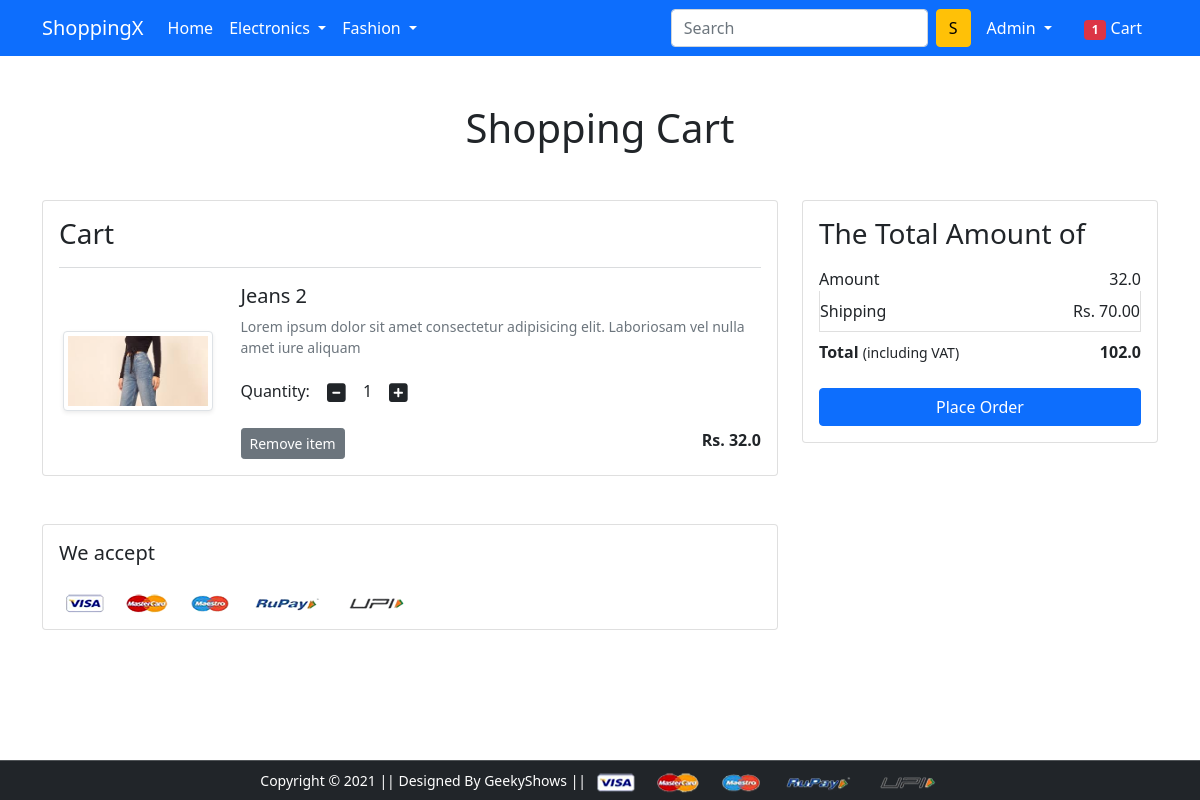
The app's page /cart/ (signed in) with its own data.
### app/models.py (models this page shows, shortened)
class Cart(models.Model):
    user = models.ForeignKey(User, on_delete=models.CASCADE)
    product = models.ForeignKey(Product, on_delete=models.CASCADE)
    quantity = models.PositiveIntegerField(default=1)

class Product(models.Model):
    title = models.CharField(max_length=30)
    selling_price = models.FloatField()
    discount_price = models.FloatField()
    description = models.TextField()
    brand = models.CharField(max_length=30)
    category = models.CharField(choices=CATEGORY_CHOICES, max_length=2)
    product_image = models.ImageField(upload_to='productimg')

### app/views.py (the view)
# urls.py: path('cart/', views.show_cart, name='showcart'),
@login_required
def show_cart(request):
    totalItem = 0
    if request.user.is_authenticated:
        user = request.user
        cart = Cart.objects.filter(user=user)
        amount = 0.0
        shipping_amount = 70.0
        total_amount = 0.0
        cart_products = [ p for p in Cart.objects.all() if p.user == user]
        if cart_products:
            for cart_product in cart_products:
                amount = amount + (cart_product.product.discount_price*cart_product.quantity)
            total_amount = amount + shipping_amount
            totalItem = len(Cart.objects.filter(user=request.user))
            return render(request, 'app/addtocart.html', {'carts':cart,'amount':amount,'total_amount':total_amount, 'totalItem':totalItem})
        else:
            totalItem = len(Cart.objects.filter(user=request.user))
            return render(request, 'app/emptycart.html',{'totalItem':totalItem})

### app/templates/app/addtocart.html (shortened to what this page needs)
{% extends 'app/base.html' %}
{% load static %}
{% block main-content %}
<div class="container my-5">
 <div class="row">
  <h1 class="text-center mb-5">Shopping Cart</h1>
  <div class="col-sm-8">
  <div class="card">
   <div class="card-body">
    <h3>Cart</h3>
    {% for cart in carts %}
    <hr class="text-muted">
    <div class="row">
     <div class="col-sm-3 text-center align-self-center"><img src="{{cart.product.product_image.url}}" srcset="" class="img-fluid img-thumbnail shadow-sm" height="150" width="150"> </div>
     <div class="col-sm-9">
      <div>
       <h5>{{cart.product.title}}</h5>
       <p class="mb-2 text-muted small">{{cart.product.description}}</p>
       <div class="my-3">
        <label for="quantity">Quantity: </label>
        <a class="minus-cart btn" pid="{{cart.product.id}}"><i class="fas fa-minus-square fa-lg"></i></a>
          <span id="quantity">{{cart.quantity}}</span>
        <a class="plus-cart btn" pid="{{cart.product.id}}"><i class="fas fa-plus-square fa-lg"></i></a>
       </div>
       <div class="d-flex justify-content-between">
        <a class="remove-cart btn btn-sm btn-secondary mr-3" pid="{{cart.product.id}}">Remove item </a>
        <p class="mb-0"><span><strong>Rs. {{cart.product.discount_price}}</strong></span></p>
       </div>
      </div>
     </div>
    </div>
    {% endfor %}
   </div>
   </div>
  </div>
  <div class="col-sm-4">
   <div class="card">
    <div class="card-body">
      <h3>The Total Amount of</h3>
      <ul class="list-group">
       <li class="list-group-item d-flex justify-content-between align-items-center border-0 px-0 pb-0">Amount<span id='amount'>{{amount}}</span></li>
       <li class="list-group-item d-flex justify-content-between align-items-center px-0">Shipping<span>Rs. 70.00</span></li>
       <li class="list-group-item d-flex justify-content-between align-items-center border-0 px-0 mb-3">
        <div>
           <strong>Total</strong> <small>(including VAT)</small>
         </div>
         <span><strong><strong id='totalamount'>{{total_amount}}</strong></strong></span>
       </li>
      </ul>
      <div class="d-grid"><a href="{% url 'checkout' %}" class="btn btn-primary">Place Order</a></div>
    </div>
   </div>
  </div>
 </div>
</div>
<div class="container">
 <div class="row">
  <div class="col-sm-8">
   <div class="card">
    <div class="card-body">
      <h5 class="mb-4">We accept</h5>
      <img src="{% static 'app/images/payment.png' %}" alt="" class="img-fluid">
    </div>
  </div>
  </div>
 </div>
</div>
{% endblock main-content %}

### app/templates/app/base.html (shortened to what this page needs)
{% load static %}
<!doctype html>
<html lang="en">
  <head>
    <link rel="stylesheet" href="{% static 'app/css/bootstrap.min.css' %}">
    <link rel="stylesheet" href="{% static 'app/css/owl.carousel.min.css' %}">
    <link rel="stylesheet" href="{% static 'app/css/all.min.css' %}">
    <link rel="stylesheet" type="text/css" href="{% static 'app/css/style.css' %}">
  </head>
  <body style={{'min-height: 100vh'}}>
    <nav class="navbar navbar-expand-lg navbar-dark bg-primary">
     <div class="container">
       <a class="navbar-brand" href="/">ShoppingX</a>
       <div class="collapse navbar-collapse" id="navbarSupportedContent">
         <ul class="navbar-nav me-auto mb-2 mb-lg-0">
           <li class="nav-item">
             <a class="nav-link active" aria-current="page" href="/">Home</a>
           </li>
           <li class="nav-item dropdown">
             <a class="nav-link dropdown-toggle text-white" href="#" id="electronicsDropdown" role="button" data-bs-toggle="dropdown" aria-expanded="false">
               Electronics
             </a>
           </li>
           <li class="nav-item dropdown">
             <a class="nav-link dropdown-toggle text-white" href="#" id="fashionDropdown" role="button" data-bs-toggle="dropdown" aria-expanded="false">
               Fashion
             </a>
           </li>
         </ul>
         <form class="d-flex">
           <input class="form-control me-2" type="search" placeholder="Search" aria-label="Search">
           <button class="btn btn-warning" type="submit">S</button>
         </form>
         <div>
          <ul class="navbar-nav me-auto mb-2 mb-lg-0">
          {% if request.user.is_authenticated %}
           <li class="nav-item dropdown mx-2">
              <a class="nav-link dropdown-toggle text-white text-capitalize" href="#" id="profileDropdown" role="button" data-bs-toggle="dropdown" aria-expanded="false">
                {{request.user}}
              </a>
            </li>
            <li class="nav-item mx-2">
             <a href="{% url 'showcart' %}" class="nav-link text-white"><span class="badge bg-danger">{{totalItem}}</span> Cart </a>
            </li>
         {% endif %}
          </ul>
         </div>
       </div>
     </div>
    </nav>
    {% block main-content %} {% endblock main-content %}
      <footer class="container-fluid bg-dark text-center p-2 mt-5 footer_box">
          <small class="text-white">Copyright &copy; 2021 || Designed By GeekyShows || </small>
          <img src="{% static 'app/images/payment.png' %}" alt="" srcset="" class="img-fluid" height="2px">
      </footer>
  </body>
</html>

### app/static/app/css/style.css (style rules this page uses)
body,html { min-height: 100vh; }

### app/templates/app/base.html (style rules this page uses)
.footer_box { position: sticky; top: 100%; }
body { min-height: 100vh; }

### records on screen
Cart: product.product_image (picture), product "Jeans 2", product.description "Lorem ipsum dolor sit amet consectetur adipisicing elit. Laboriosam vel nulla amet iure aliquam", quantity "1", product.discount_price "32.0"

### other values on screen
{{ request.user }} "Admin"
{{ totalItem }} "1"
{{ amount }} "32.0"
{{ total_amount }} "102.0"
